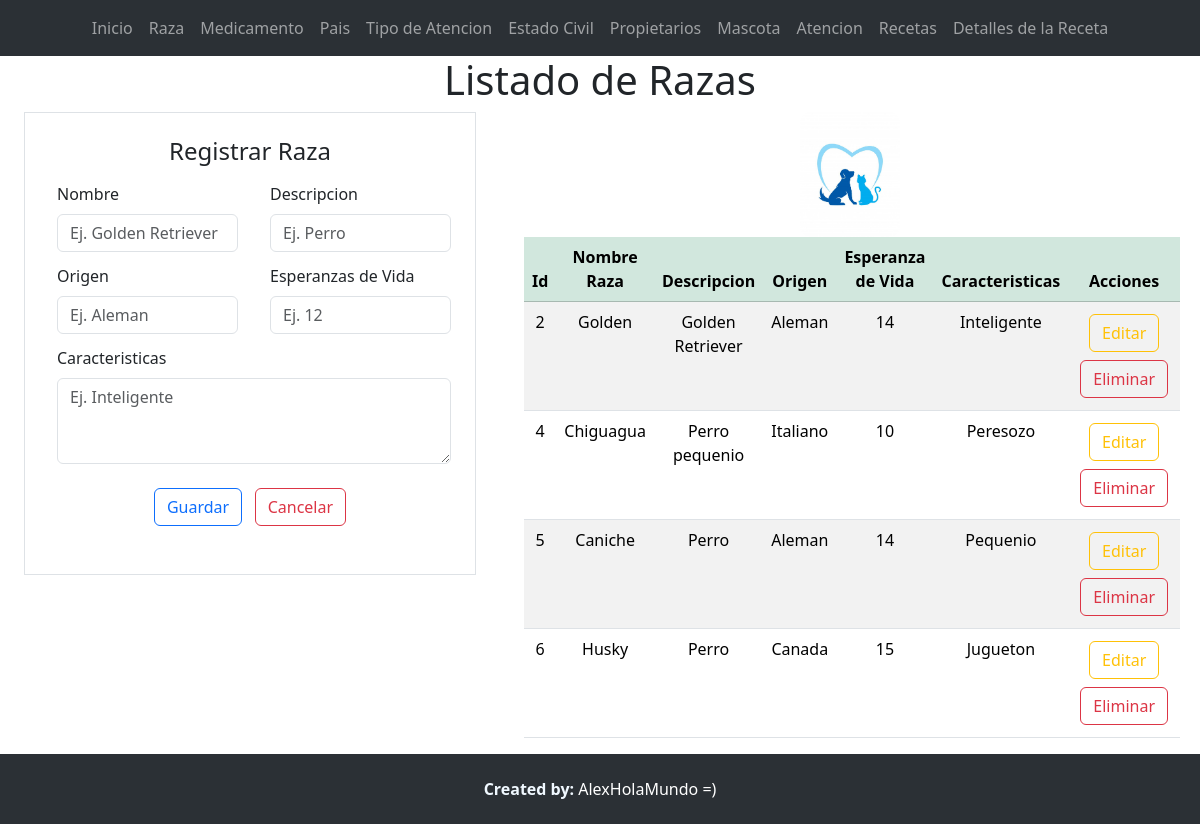
The page /listaRaza/ on the database its author committed.
### Aplicaciones/Veterinaria/models.py (models this page shows, shortened)
class Raza(models.Model):
    idRaza_wt=models.AutoField(primary_key=True)
    nombre_wt=models.CharField(max_length=50)
    descripcion_wt=models.CharField(max_length=100)
    origen_wt=models.CharField(max_length=50)
    esperanzaVida_wt=models.IntegerField(default=0)
    caracteristica_wt=models.TextField(max_length=50)

### Aplicaciones/Veterinaria/views.py (the view)
# urls.py: path('listaRaza/',views.listaRaza),
def listaRaza(request):
    razaBdd=Raza.objects.all()
    return render(request,'listaRaza.html',{'razas':razaBdd})

### Aplicaciones/Veterinaria/templates/listaRaza.html (shortened to what this page needs)
{% extends "./plantilla.html" %} {% block contenido %} {% load static %}
<h1 class="text-center">Listado de Razas</h1>
<div class="row m-0">
  <div class="col-md-5">
    <div class="container w-100">
      <form class="border p-4" action="/guardarRaza/" method="POST">
        <h4 class="text-center">Registrar Raza</h4>
        <div class="row">
          <div class="col-md-6">
            <div class="m-1">
              <label for="" class="form-label m-1"> Nombre</label>
              <input
                type="text"
                required
                class="form-control m-1"
                placeholder="Ej. Golden Retriever"
                value=""
                name="nombre_wt"
                id="nombre_wt"
              />
            </div>
          </div>
          <div class="col-md-6">
            <div class="m-1">
              <label for="" class="form-label m-1">Descripcion</label>
              <input
                type="text"
                required
                class="form-control m-1"
                placeholder="Ej. Perro"
                value=""
                name="descripcion_wt"
                id="descripcion_wt"
              />
            </div>
          </div>
        </div>
        <div class="row">
          <div class="col-md-6">
            <div class="m-1">
              <label for="" class="form-label m-1">Origen</label>
              <input
                type="text"
                required
                class="form-control m-1"
                placeholder="Ej. Aleman"
                value=""
                name="origen_wt"
                id="origen_wt"
              />
            </div>
          </div>
          <div class="col-md-6">
            <div class="m-1">
              <label for="" class="form-label m-1">Esperanzas de Vida</label>
              <input
                type="number"
                required
                class="form-control m-1"
                placeholder="Ej. 12"
                value=""
                name="esperanzaVida_wt"
                id="esperanzaVida_wt"
              />
            </div>
          </div>
        </div>
        <div class="m-1">
          <label for="" class="form-label m-1">Caracteristicas</label>
          <textarea
            class="form-control m-1"
            required
            placeholder="Ej. Inteligente"
            rows="3"
            name="caracteristica_wt"
            id="caracteristica_wt"
          ></textarea>
        </div>
        <center class="m-4">
          <button type="submit" name="button" class="btn btn-outline-primary">
            Guardar</button
          >&nbsp;&nbsp;
          <button type="reset" name="button" class="btn btn-outline-danger">
            Cancelar
          </button>
        </center>
      </form>
    </div>
  </div>
  <div class="col-md-7">
    <div class="container table-responsive">
      <center>
        <img src="{% static 'img/logog.jpg' %}" alt="" width="100px" />
      </center>
      <table class="table table-striped bordered">
        <thead>
          <tr class="table-success">
            <th class="text-center" scope="col">Id</th>
            <th class="text-center" scope="col">Nombre Raza</th>
            <th class="text-center" scope="col">Descripcion</th>
            <th class="text-center" scope="col">Origen</th>
            <th class="text-center" scope="col">Esperanza de Vida</th>
            <th class="text-center" scope="col">Caracteristicas</th>
            <th class="text-center" scope="col">Acciones</th>
          </tr>
        </thead>
        <tbody>
          {% for raza in razas %}
          <tr>
            <td class="text-center">{{raza.idRaza_wt }}</td>
            <td class="text-center">{{raza.nombre_wt }}</td>
            <td class="text-center">{{raza.descripcion_wt }}</td>
            <td class="text-center">{{raza.origen_wt }}</td>
            <td class="text-center">{{raza.esperanzaVida_wt }}</td>
            <td class="text-center">{{raza.caracteristica_wt }}</td>
            <td class="text-center">
              <a
                href="/editarRaza/{{raza.idRaza_wt}}"
                class="btn btn-outline-warning m-1"
                >Editar</a
              >
              <a
                href="javascript:void(0);"
                type="button"
                class="btn btn-outline-danger m-1"
                onclick="eliminarRaza('/eliminarRaza/{{raza.idRaza_wt}}');"
                >Eliminar</a
              >
            </td>
          </tr>
          {% endfor %}
        </tbody>
      </table>
    </div>
  </div>
</div>
{% endblock %}

### crudDjango/static/css/styles.css (style rules this page uses)
img { width: 100px; object-position: center; border-radius: 10px; }
body { margin: 0; padding: 0; margin-bottom: 70px; }

### rows shown on the page
Raza: idRaza_wt "2", nombre_wt "Golden", descripcion_wt "Golden Retriever", origen_wt "Aleman", esperanzaVida_wt "14", caracteristica_wt "Inteligente"
Raza: idRaza_wt "4", nombre_wt "Chiguagua", descripcion_wt "Perro pequenio", origen_wt "Italiano", esperanzaVida_wt "10", caracteristica_wt "Peresozo"
Raza: idRaza_wt "5", nombre_wt "Caniche", descripcion_wt "Perro", origen_wt "Aleman", esperanzaVida_wt "14", caracteristica_wt "Pequenio"
Raza: idRaza_wt "6", nombre_wt "Husky", descripcion_wt "Perro", origen_wt "Canada", esperanzaVida_wt "15", caracteristica_wt "Jugueton"
